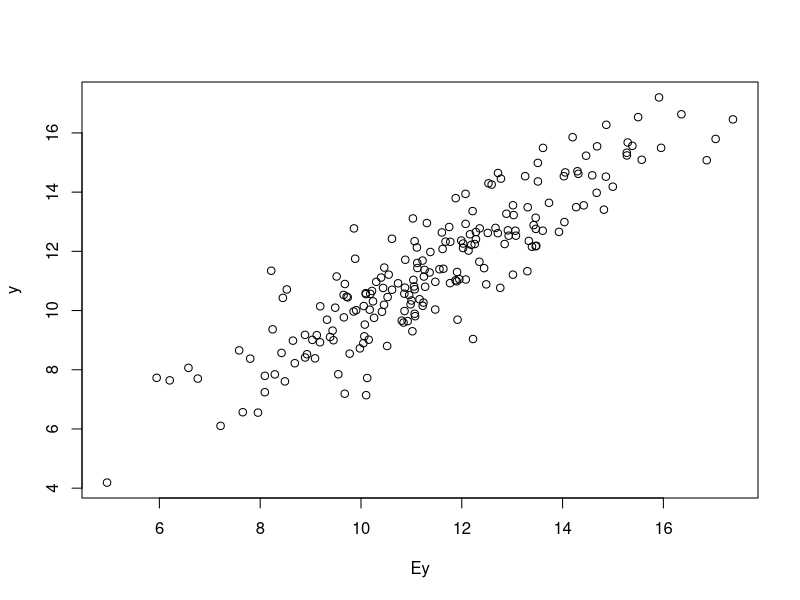

The R script that drew this image: (Note: this script raises an error after producing the figure.)
# --------------------------------------------
# Example script for categorical regression
# using baseline coding vs. ABCs

rm(list = ls())

# Source functions:
# source("source_lmabc.R")
# --------------------------------------------
# Simulate some data:
n = 200

# Categorical variable: race
groups_1 = c("Asian", "Hisp", "NHB", "NHW") # groups
pi_1 = c(0.10, 0.15, 0.20, 0.55) # population proprtions
K_1 = length(groups_1) # number of levels
k_1 = factor(sample(groups_1,
                    size  = n, replace = TRUE,
                    prob  = pi_1),
             levels = c("NHW", "Asian", "Hisp", "NHB")) # force NHW as baseline

# Summarize:
table(k_1)/n

# Simulate  continuous covariates:
x1 = rnorm(n = n, mean = 5,  sd = 2) #  not standardized
x2 = x1 + rnorm(n = n, mean = -5,  sd = 1) #  not standardized
cor(x1, x2) # x1, x2 correlated

# Expected value of the response:
Ey = 1 + 2*x1 + -2*x2 +
  3*I(k_1==groups_1[1]) -.5*I(k_1==groups_1[2]) +
  .5*I(k_1==groups_1[2])*x1

# Observed y-value:
y  = Ey + rnorm(n=n)

# check signal strength:
plot(Ey, y)
# --------------------------------------------
# Now fit the models:
# --------------------------------------------
# Shared formula statement across models:
f0 = formula(y ~ x1 + x2 + x1*k_1)

# Data frame w/ variables needed:
dat = data.frame(y, x1, x2, k_1)

# Fit the linear model using NHW as the reference group:
fit_base = lm(f0)

# Fit the linear model w/ ABCs:
fit_abc = lm_abc(f0, data = dat)
# --------------------------------------------
# Compare the outputs:
# note: the parameters have different interpretations!
# --------------------------------------------
# Coefficient estimates:
coef(fit_base)
coef(fit_abc)

# Note: these have different lengths
length(coef(fit_base)) # deletes (= 0) reference group for (race) main effects + interactions
length(coef(fit_abc)) # includes all groups (w/ constraints)

# Confidence intervals:
confint(fit_base)
confint(fit_abc)

# Fitted values: these are the same!
sum((fitted(fit_base) - fitted(fit_abc))^2)

# AIC/BIC:
AIC(fit_base); AIC(fit_abc) # same
BIC(fit_base); BIC(fit_abc) # same

# Covariance of coefficient estimates:
vcov(fit_base)
vcov(fit_abc)

# Diagnostic plots:
plot(fit_base)
plot(fit_abc)

# Summaries:
summary(fit_base)
summary(fit_abc) # not done!

# predict() should also work
# --------------------------------------------
# Check the interpretations:
# --------------------------------------------
# Sample means + intercepts:
mean(y) # sample mean
mean(fitted(fit_abc)) # sample mean of the fitted values
coef(fit_base)["(Intercept)"]; # original intercept
coef(fit_abc)["(Intercept)"]; # ABC intercept: almost mean(y)...slightly different because of x,k corr

# Proportions:
pi_hat_1 = table(k_1)/n

# Group-specific terms: int
(beta_hat_int = coef(fit_abc)[
  match(paste("k_1", levels(k_1), sep=""),
        names(coef(fit_abc)))
])
# Average:
beta_hat_int%*%pi_hat_1 # numerical zero

# Group-specific terms: slope
(beta_hat_slope = coef(fit_abc)[
  match(paste("x1:k_1", levels(k_1), sep=""),
        names(coef(fit_abc)))
])
# Average:
beta_hat_slope%*%pi_hat_1 # numerical zero
# --------------------------------------------
# Showcase some other functions:
# --------------------------------------------
# Full design matrix (overparametrized):
XX = getFullDesign(f0, data = dat)
head(XX) # inspect...
ncol(XX);
mrank(XX) # rank < num columns -> rank deficient!

# Constraint matrix for ABCs:
(CC = getConstraints(f0,data = dat))
mrank(CC) # this makes up the difference above

# Check the constraint:
CC%*%coef(fit_abc) # numerical zeros
